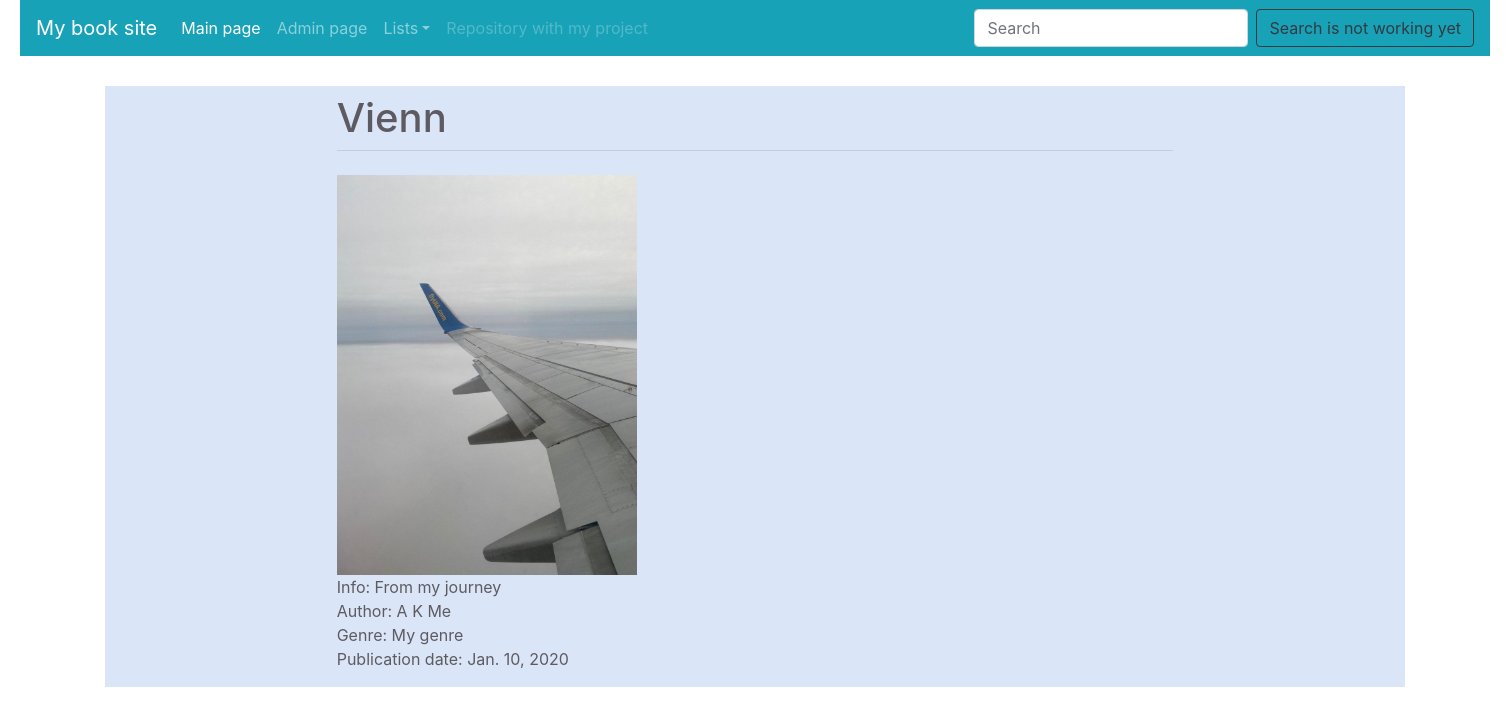
/1/, run on the app's committed database.
### my_books_site/apps/booksAPP/models.py (models this page shows, shortened)
class BooksClass(models.Model):
    bookID = models.AutoField(primary_key=True)
    image = models.ImageField(upload_to='books_images', default='default.jpg')
    name = models.CharField(max_length=40, unique=True)
    info_about_book = models.TextField(max_length=500, blank=True)
    pub_date = models.DateField(validators=[is_valid_pub])
    genreID = models.ForeignKey(GenreClass, models.SET_NULL, null=True)
    authorID = models.ForeignKey(AuthorsClass, models.SET_NULL, null=True, default="Author wasn't mentioned")
    av_in_libs = models.ManyToManyField(LibrariesClass)
    class Meta:
        verbose_name = 'Book'
        verbose_name_plural = 'Books'

class AuthorsClass(models.Model):
    authorID = models.AutoField(primary_key=True)
    first_name = models.CharField(max_length=40)
    second_name = models.CharField(max_length=40)
    third_name = models.CharField(max_length=40, blank=True)
    year_of_birth = models.DateField(validators=[is_valid_birth])
    class Meta:
        verbose_name = 'Author'
        verbose_name_plural = 'Authors'
    def __str__(self):
        return f'{self.first_name} {self.second_name} {self.third_name}'

class GenreClass(models.Model):
    genreID = models.AutoField(primary_key=True)
    name = models.CharField(max_length=40, null=False, unique=True)
    features = models.TextField(max_length=300, blank=True, unique=True)
    class Meta:
        verbose_name = 'Genre'
        verbose_name_plural = 'Genres'
    def __str__(self):
        return self.name

### my_books_site/apps/booksAPP/views.py (the view)
def detailBook(request, book_id):
    try:
        book = BooksClass.objects.get(bookID=book_id)
    except:
        raise Http404("No such books!")
    return render(request, 'booksAPP/detailBook.html', {'book': book})

### my_books_site/apps/mainAPP/templates/booksAPP/detailBook.html (shortened to what this page needs)
{% extends 'base.html' %}
{%block content %}
    <div class="container" style="max-width: 1300px; margin-top: 30px; margin-left: auto; margin-right: auto; background-color: #dae6f7;">
        <div class="row justify-content-center">
        <div class="col-8">
          <h1 class="mt-2">{{book.name}}</h1>
          <hr class="mt-0 mb-4">
          <form method="post">
              <img src="{{book.image.url}}" height="400" width="300">
             <p>
                 Info: {{book.info_about_book}}<br>
                 Author: {{book.authorID}}<br>
                 Genre: {{book.genreID}}<br>
                 Publication date: {{book.pub_date}}<br>
             </p>
          </form>
        </div>
      </div>
    </div>
{% endblock %}

### data on the page
BooksClass: name "Vienn", image (picture), info_about_book "From my journey", authorID "A K Me", genreID "My genre", pub_date "Jan. 10, 2020"
